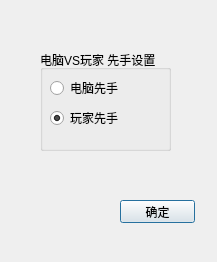
<?xml version="1.0" encoding="UTF-8"?>
<ui version="4.0">
 <class>SetDialog</class>
 <widget class="QDialog" name="SetDialog">
  <property name="geometry">
   <rect>
    <x>0</x>
    <y>0</y>
    <width>217</width>
    <height>262</height>
   </rect>
  </property>
  <property name="windowTitle">
   <string>Dialog</string>
  </property>
  <widget class="QGroupBox" name="groupBox">
   <property name="geometry">
    <rect>
     <x>40</x>
     <y>50</y>
     <width>131</width>
     <height>101</height>
    </rect>
   </property>
   <property name="title">
    <string>电脑VS玩家 先手设置</string>
   </property>
   <widget class="QRadioButton" name="radioButton">
    <property name="geometry">
     <rect>
      <x>10</x>
      <y>30</y>
      <width>89</width>
      <height>16</height>
     </rect>
    </property>
    <property name="text">
     <string>电脑先手</string>
    </property>
   </widget>
   <widget class="QRadioButton" name="radioButton_2">
    <property name="geometry">
     <rect>
      <x>10</x>
      <y>60</y>
      <width>89</width>
      <height>16</height>
     </rect>
    </property>
    <property name="text">
     <string>玩家先手</string>
    </property>
    <property name="checked">
     <bool>true</bool>
    </property>
   </widget>
  </widget>
  <widget class="QLabel" name="label">
   <property name="geometry">
    <rect>
     <x>0</x>
     <y>0</y>
     <width>217</width>
     <height>262</height>
    </rect>
   </property>
   <property name="text">
    <string/>
   </property>
   <property name="pixmap">
    <pixmap resource="myimages.qrc">:/image/imges/登录2.jpg</pixmap>
   </property>
   <property name="scaledContents">
    <bool>true</bool>
   </property>
  </widget>
  <widget class="QPushButton" name="pushButton">
   <property name="geometry">
    <rect>
     <x>120</x>
     <y>200</y>
     <width>75</width>
     <height>23</height>
    </rect>
   </property>
   <property name="text">
    <string>确定</string>
   </property>
  </widget>
  <zorder>label</zorder>
  <zorder>groupBox</zorder>
  <zorder>pushButton</zorder>
 </widget>
 <resources>
  <include location="myimages.qrc"/>
 </resources>
 <connections/>
</ui>
